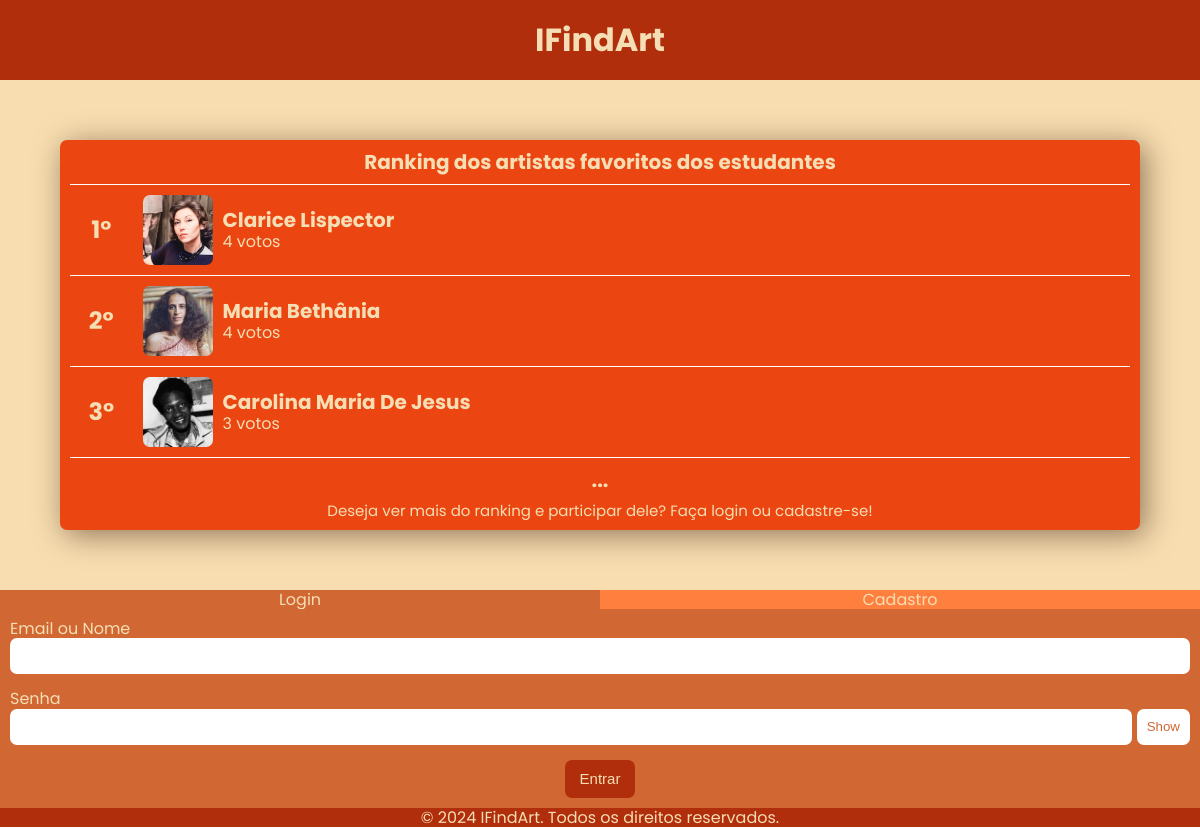
The page / on the database its author committed.
### tables this page shows
CREATE TABLE `item` (
  `idItem` int(11) NOT NULL,
  `titulo` varchar(255) NOT NULL,
  `imagem` varchar(255) NOT NULL
);

### src/MySQL.php (called while the page is built, shortened)
<?php
class MySQL {
    private $connection;
    public function __construct() {
        $this->connection = new \mysqli(HOST, USUARIO, SENHA, BANCO);
        $this->connection->set_charset("utf8");
    }
    public function consulta($sql) {
        $result = $this->connection->query($sql);
        $data = [];
        while ($row = $result->fetch_assoc()) {
            $data[] = $row;
        }
        return $data;
    }
}
?>

### src/Item.php (called while the page is built, shortened)
<?php
require_once __DIR__ . "/MySQL.php";
class Item implements ActiveRecord {
    public static function getTop3Items(): array {
        $db = new MySQL();
        $sql = "
            SELECT i.idItem, i.titulo, i.imagem, COUNT(v.idVoto) AS totalVotos
            FROM item i
            LEFT JOIN voto v ON i.idItem = v.idItem AND v.isLike = 1
            GROUP BY i.idItem
            ORDER BY totalVotos DESC
            LIMIT 3";
        return $db->consulta($sql);
    }
}

### index.php (the view, shortened to what this page needs)
<?php
$mode = isset($_GET['mode']) ? $_GET['mode'] : 'login';
?>
<!DOCTYPE html>
<html lang="pt-br">
<head>
    <link rel="stylesheet" href="style.css">
</head>
<body>
    <div class="container">
        <?php include 'HeaderFooter/header.php'; ?>
        <div class="main">
            <div class="metade">
                <div class="preView">
                    <h2>Ranking dos artistas favoritos dos estudantes</h2>
                    <div class="itens">
                        <?php
                        $topItems = Item::getTop3Items();
                        if (!empty($topItems)) {
                            $posicao = 0;
                            foreach ($topItems as $item) {
                                $posicao++;
                                echo "
                                <div class='item' " . ($posicao === 1 ? "style='border-top: 1px solid rgb(255, 255, 255);'" : "") . ">
                                    <div class='posicao'>
                                        <h1>{$posicao}°</h1>
                                    </div>
                                    <div class='informacoes'>
                                        <div class='boxFoto'>
                                            <img class='fotoItem' src='images/" . htmlspecialchars($item['imagem']) . "' alt='Imagem do Item'>
                                        </div>
                                        <div class='nomeVotos'>
                                            <h3>" . htmlspecialchars($item['titulo']) . "</h3>
                                            <p>" . (int)$item['totalVotos'] . " votos</p>
                                        </div>
                                    </div>
                                </div>";
                            }
                        } else {
                            echo "<p>Nenhum item foi votado ainda.</p>";
                        }
                        ?>
                    </div>
                    <div class="textoPV"><h1>...</h1></div>
                    <div class="textoPV"><p>Deseja ver mais do ranking e participar dele? Faça login ou cadastre-se!</p></div>
                </div>
            </div>
            <div class="metade">
                <div class="LC" >
                    <div class="itemLC" <?php if ($mode === 'login'){ echo ' style="background-color:#d16834;"  ';} ?>><a href="?mode=login" >Login</a></div>
                    <div class="itemLC" <?php if ($mode === 'cadastro'){ echo ' style="background-color:#d16834;"  ';} ?>><a href="?mode=cadastro">Cadastro</a></div>
                </div>
                <div class="LouC">
                    <?php if ($mode === 'login'): ?>
                        <form method="POST" action="">
                            <div class="nomeCampo">
                                <label for="login">Email ou Nome</label>
                                <input type="text" id="login" name="login" required>
                            </div>
                            <div class="nomeCampo">
                                <label for="password">Senha</label>
                                <div class="senha">
                                    <input type="password" id="password" name="password" required>
                                    <button type="button" onclick="togglePassword()" class="showHide">Show</button>
                                </div>
                            </div>
                            <button type="submit" class="botaoEscuro">Entrar</button>
                        </form>
                    <?php endif; ?>
                </div>
            </div>
        </div>
        <?php include 'HeaderFooter/footer.php'; ?>
    </div>
</body>
</html>

### style.css (style rules this page uses)
* { margin: 0; padding: 0; box-sizing: border-box; line-height: 1.2; }
.container { width: 100vw; min-height: 100vh; display: flex; flex-direction: column; font-family: 'Poppins', sans-serif; color: wheat; text-align: center; }
.main, .metade, .LouC, .preView, form, .informacoes, .tituloPV, .itemLC, .item, .posicao, .boxFoto, header, footer, .opcoes, .boxCadastroItem, .tituloAdmin, .opcoesCadastro { display: flex; align-items: center; justify-content: center; }
.main, .metade, .LouC, .preView, form, .boxCadastroItem { flex-direction: column; }
.main { flex: 10; background-color: #f8ddb0; }
a { text-decoration: none; color: inherit; }
h2 { font-size: 20px; }
.metade { width: 100vw; flex:1; }
.preView { width: 90%; height: 20%; box-shadow: 5px 5px 30px rgba(42, 15, 3, 0.5); background-color: #EB4511; border-radius: 7px; margin: 5%; }
.textoPV { font-size: 10px; }
.textoPV p { font-size: 15px; }
.LouC, .preView { gap: 10px; padding: 10px; }
.itens { width: 100%; }
.item { border-bottom: 1px solid rgb(255, 255, 255); width: 100%; height: 33,3%; display: flex; padding: 10px 5px; }
.LC { width: 100vw; display: flex; flex: 1; height: 20vh; }
.itemLC { width: 50%; background-color: #ff7f3f; }
input[type="text"], input[type="email"], input[type="password"] { width: 100%; padding: 10px; border-radius: 7px; border: none; }
.senha { display: flex; width: 100%; gap: 5px; }
.showHide { flex: 1; border-radius: 7px; border: none; background-color: rgb(255, 255, 255); color: #d16834; padding: 10px; }
.LouC { width: 100vw; flex: 4; background-color: #d16834; text-align: left; }
.fotoItem { width: 100%; height: 100%; object-fit: cover; display: block; }
.posicao { width: 5%; height: 100%; font-size: 12px; margin-right: 15px; }
.informacoes { flex: 1; justify-content: flex-start; }
.boxFoto { height: 70px; aspect-ratio: 1 / 1; overflow: hidden; border-radius: 10%; flex-shrink: 0; margin-right: 10px; }
.nomeVotos { height: 100%; width: 50%; text-align: left; }
.nomeVotos h3 { font-size: 20px; }
button { border: none; border-radius: 7px; }
.botaoEscuro { padding: 10px 15px; font-size: 15px; background-color: #B02E0C; color: wheat; border-radius: 7px; }
form { width: 100%; }
.nomeCampo { width: 100%; margin-bottom: 15px; }

### rows shown on the page
item: imagem (picture), titulo "Clarice Lispector", totalVotos "4"
item: imagem (picture), titulo "Maria Bethânia", totalVotos "4"
item: imagem (picture), titulo "Carolina Maria De Jesus", totalVotos "3"
